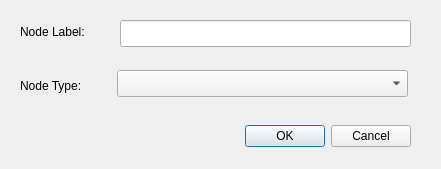
<?xml version="1.0" encoding="UTF-8"?>
<ui version="4.0">
 <class>Dialog</class>
 <widget class="QDialog" name="Dialog">
  <property name="geometry">
   <rect>
    <x>0</x>
    <y>0</y>
    <width>441</width>
    <height>169</height>
   </rect>
  </property>
  <property name="windowTitle">
   <string>Create New Node</string>
  </property>
  <widget class="QDialogButtonBox" name="buttonBox">
   <property name="geometry">
    <rect>
     <x>230</x>
     <y>120</y>
     <width>181</width>
     <height>32</height>
    </rect>
   </property>
   <property name="orientation">
    <enum>Qt::Horizontal</enum>
   </property>
   <property name="standardButtons">
    <set>QDialogButtonBox::Cancel|QDialogButtonBox::Ok</set>
   </property>
  </widget>
  <widget class="QLabel" name="label">
   <property name="geometry">
    <rect>
     <x>20</x>
     <y>16</y>
     <width>91</width>
     <height>31</height>
    </rect>
   </property>
   <property name="text">
    <string>Node Label:</string>
   </property>
  </widget>
  <widget class="QLineEdit" name="lineEdit">
   <property name="geometry">
    <rect>
     <x>120</x>
     <y>20</y>
     <width>291</width>
     <height>27</height>
    </rect>
   </property>
  </widget>
  <widget class="QLabel" name="label_2">
   <property name="geometry">
    <rect>
     <x>20</x>
     <y>70</y>
     <width>91</width>
     <height>31</height>
    </rect>
   </property>
   <property name="text">
    <string>Node Type:</string>
   </property>
  </widget>
  <widget class="QComboBox" name="comboBox">
   <property name="geometry">
    <rect>
     <x>117</x>
     <y>70</y>
     <width>291</width>
     <height>27</height>
    </rect>
   </property>
  </widget>
 </widget>
 <resources/>
 <connections>
  <connection>
   <sender>buttonBox</sender>
   <signal>accepted()</signal>
   <receiver>Dialog</receiver>
   <slot>accept()</slot>
   <hints>
    <hint type="sourcelabel">
     <x>248</x>
     <y>254</y>
    </hint>
    <hint type="destinationlabel">
     <x>157</x>
     <y>274</y>
    </hint>
   </hints>
  </connection>
  <connection>
   <sender>buttonBox</sender>
   <signal>rejected()</signal>
   <receiver>Dialog</receiver>
   <slot>reject()</slot>
   <hints>
    <hint type="sourcelabel">
     <x>316</x>
     <y>260</y>
    </hint>
    <hint type="destinationlabel">
     <x>286</x>
     <y>274</y>
    </hint>
   </hints>
  </connection>
 </connections>
</ui>
